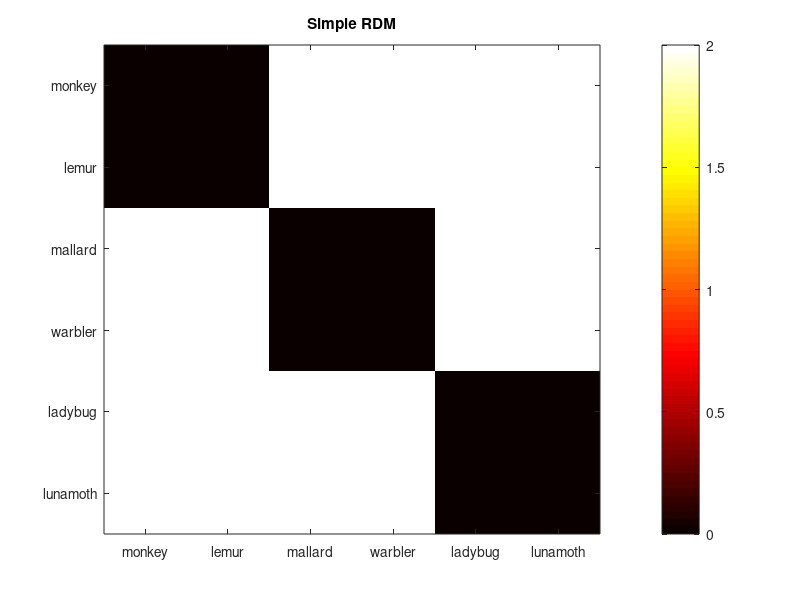
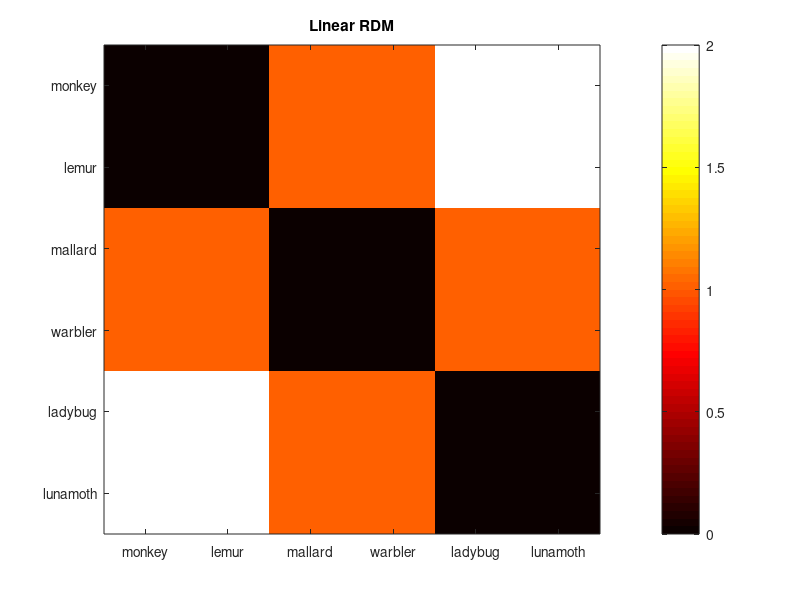

Reproduce these figures in MATLAB, in order. (Note: this script raises an error after producing the figures.)
%% This tutorial is largely based on the following CoSMoMVPA tutorial 
% http://www.cosmomvpa.org/matlab/demo_fmri_searchlight_rsm.html#demo-fmri-searchlight-rsm

%% First, let's visualize some models 
% We will use the following data:
% Connolly et al (2012), Representation of biological classes in the
%    human brain. Journal of Neuroscience,
%    doi 10.1523/JNEUROSCI.5547-11.2012
%
%    Six categories (monkey, lemur, mallard, warbler, ladybug, lunamoth)
%    during ten runs in an fMRI study. Using the General Linear Model
%    response were estimated for each category in each run, resulting
%    in 6*10=60 t-values.
ak6_study_path='~\Documents\MATLAB\CoSMoMVPA\tutorial_data\ak6';
output_path='~\Documents\rsa_tutorial\output';

labels={'monkey','lemur',...
        'mallard','warbler',...
        'ladybug','lunamoth'}';
nsamples=length(labels);
animal_class=[1 1 2 2 3 3]';

% 1. Simple RDM 
% similarity structure is perfectly clustered
% primates (monkey, lemur), birds (mallard, warbler)
% and insects (ladybug, lunamoth) are the same (distance=0)
% all other pairs are equally dissimilar (distance=1)

for row=1:nsamples
    for col=1:nsamples
        same_animal_class=animal_class(row)==animal_class(col);
        if same_animal_class
            simple(row,col)=0;
        else
            simple(row,col)=2;
        end
    end
end

figure(1);
rdm_plot1=imagesc(simple,[0,2]);
title('Simple RDM');
set(gca,'XTick',1:nsamples,'XTickLabel',labels,...
        'YTick',1:nsamples,'YTickLabel',labels)
colormap('hot');
colorbar

disp(simple);

% 2. Linear RDM
% similarity structure is linear
% primates of distance 1 from birds and distance 2 from insects
% insects distance 1 from birds
%
% Should use Spearman rather than Pearson correlation measure here

linear=abs(bsxfun(@minus,animal_class,animal_class'));
figure(2);
rdm_plot1=imagesc(linear,[0,2]);
title('Linear RDM');
set(gca,'XTick',1:nsamples,'XTickLabel',labels,...
        'YTick',1:nsamples,'YTickLabel',labels)
colormap('hot');
colorbar

disp(linear);

% 3. Behavioral RDM
% similarity structure is based on 
% behavioral similarity ratings
load(fullfile(ak6_study_path,'models','behav_sim.mat'));

figure(3);
rdm_plot2=imagesc(behav,[0,2]);
title('Behavioral RDM');
set(gca,'XTick',1:nsamples,'XTickLabel',labels,...
        'YTick',1:nsamples,'YTickLabel',labels)
colormap('hot');
colorbar

disp(behav);

%% Now, let's run a single subject RSA searchlight using the RDMs
measure_type=behav;

for i = 1:8
    subjID = strcat('s0',num2str(i));
    
    % set study paths
    data_path=fullfile(ak6_study_path,subjID); % data from subject
    mask_fn=fullfile(data_path, 'brain_mask.nii'); % whole brain mask
    data_fn=fullfile(data_path,'glm_T_stats_even.nii');
    ds=cosmo_fmri_dataset(data_fn,...
                          'mask',mask_fn,...
                          'targets',1:6,...
                          'chunks',1);

    % Set animal species & class
    ds.sa.labels=labels;
    ds.sa.animal_class=animal_class;

    % simple sanity check 
    cosmo_check_dataset(ds);

    % Define Searchlight
    nvoxels_per_searchlight=100; % define neighborhood for each feature (voxel).
    nbrhood=cosmo_spherical_neighborhood(ds,'count',nvoxels_per_searchlight);
    cosmo_disp(nbrhood);

    % set measure
    target_dsm=measure_type;
    measure=@cosmo_target_dsm_corr_measure;
    measure_args=struct();
    measure_args.target_dsm=target_dsm;

    % run searchlight
    ds_rsm_behav=cosmo_searchlight(ds,nbrhood,measure,measure_args);

    % show results
    figure;
    cosmo_plot_slices(ds_rsm_behav);

    % store results
    filename=strcat(subjID,'_even_rsm_linear.nii');
    output_fn=fullfile(output_path,filename);
    cosmo_map2fmri(ds_rsm_behav,output_fn);
end